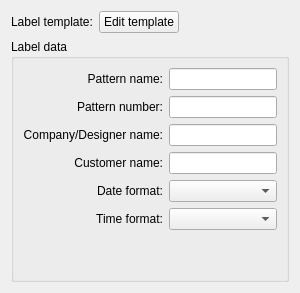
     <widget class="QWidget" name="tab_4">
      <attribute name="title">
       <string>Label data</string>
      </attribute>
      <layout class="QVBoxLayout" name="verticalLayout_13">
       <item>
        <layout class="QHBoxLayout" name="horizontalLayout_19">
         <item>
          <widget class="QLabel" name="label_13">
           <property name="text">
            <string>Label template:</string>
           </property>
          </widget>
         </item>
         <item>
          <widget class="QPushButton" name="pushButtonEditPatternLabel">
           <property name="toolTip">
            <string>Edit pattern label</string>
           </property>
           <property name="text">
            <string>Edit template</string>
           </property>
          </widget>
         </item>
         <item>
          <spacer name="horizontalSpacer">
           <property name="orientation">
            <enum>Qt::Horizontal</enum>
           </property>
           <property name="sizeHint" stdset="0">
            <size>
             <width>40</width>
             <height>20</height>
            </size>
           </property>
          </spacer>
         </item>
        </layout>
       </item>
       <item>
        <widget class="QGroupBox" name="groupBox_4">
         <property name="sizePolicy">
          <sizepolicy hsizetype="Preferred" vsizetype="Preferred">
           <horstretch>0</horstretch>
           <verstretch>1</verstretch>
          </sizepolicy>
         </property>
         <property name="title">
          <string>Label data</string>
         </property>
         <layout class="QVBoxLayout" name="verticalLayout_12">
          <item>
           <layout class="QFormLayout" name="formLayout">
            <item row="0" column="0">
             <widget class="QLabel" name="label_6">
              <property name="minimumSize">
               <size>
                <width>140</width>
                <height>0</height>
               </size>
              </property>
              <property name="text">
               <string>Pattern name:</string>
              </property>
              <property name="alignment">
               <set>Qt::AlignRight|Qt::AlignTrailing|Qt::AlignVCenter</set>
              </property>
             </widget>
            </item>
            <item row="0" column="1">
             <widget class="VLineEdit" name="lineEditPatternName">
              <property name="maxLength">
               <number>30</number>
              </property>
             </widget>
            </item>
            <item row="1" column="0">
             <widget class="QLabel" name="label_7">
              <property name="minimumSize">
               <size>
                <width>140</width>
                <height>0</height>
               </size>
              </property>
              <property name="text">
               <string>Pattern number:</string>
              </property>
              <property name="alignment">
               <set>Qt::AlignRight|Qt::AlignTrailing|Qt::AlignVCenter</set>
              </property>
             </widget>
            </item>
            <item row="1" column="1">
             <widget class="VLineEdit" name="lineEditPatternNumber">
              <property name="maxLength">
               <number>30</number>
              </property>
             </widget>
            </item>
            <item row="2" column="0">
             <widget class="QLabel" name="label_8">
              <property name="minimumSize">
               <size>
                <width>140</width>
                <height>0</height>
               </size>
              </property>
              <property name="text">
               <string>Company/Designer name:</string>
              </property>
              <property name="alignment">
               <set>Qt::AlignRight|Qt::AlignTrailing|Qt::AlignVCenter</set>
              </property>
             </widget>
            </item>
            <item row="2" column="1">
             <widget class="VLineEdit" name="lineEditCompanyName">
              <property name="maxLength">
               <number>30</number>
              </property>
             </widget>
            </item>
            <item row="3" column="0">
             <widget class="QLabel" name="label_10">
              <property name="minimumSize">
               <size>
                <width>140</width>
                <height>0</height>
               </size>
              </property>
              <property name="text">
               <string>Customer name:</string>
              </property>
              <property name="alignment">
               <set>Qt::AlignRight|Qt::AlignTrailing|Qt::AlignVCenter</set>
              </property>
             </widget>
            </item>
            <item row="3" column="1">
             <widget class="VLineEdit" name="lineEditCustomerName">
              <property name="maxLength">
               <number>30</number>
              </property>
             </widget>
            </item>
            <item row="4" column="0">
             <widget class="QLabel" name="label">
              <property name="minimumSize">
               <size>
                <width>140</width>
                <height>0</height>
               </size>
              </property>
              <property name="text">
               <string>Date format:</string>
              </property>
              <property name="alignment">
               <set>Qt::AlignRight|Qt::AlignTrailing|Qt::AlignVCenter</set>
              </property>
             </widget>
            </item>
            <item row="4" column="1">
             <widget class="QComboBox" name="comboBoxDateFormat"/>
            </item>
            <item row="5" column="0">
             <widget class="QLabel" name="label_11">
              <property name="minimumSize">
               <size>
                <width>140</width>
                <height>0</height>
               </size>
              </property>
              <property name="text">
               <string>Time format:</string>
              </property>
              <property name="alignment">
               <set>Qt::AlignRight|Qt::AlignTrailing|Qt::AlignVCenter</set>
              </property>
             </widget>
            </item>
            <item row="5" column="1">
             <widget class="QComboBox" name="comboBoxTimeFormat"/>
            </item>
           </layout>
          </item>
          <item>
           <spacer name="verticalSpacer">
            <property name="orientation">
             <enum>Qt::Vertical</enum>
            </property>
            <property name="sizeHint" stdset="0">
             <size>
              <width>20</width>
              <height>40</height>
             </size>
            </property>
           </spacer>
          </item>
         </layout>
        </widget>
       </item>
      </layout>
     </widget>
